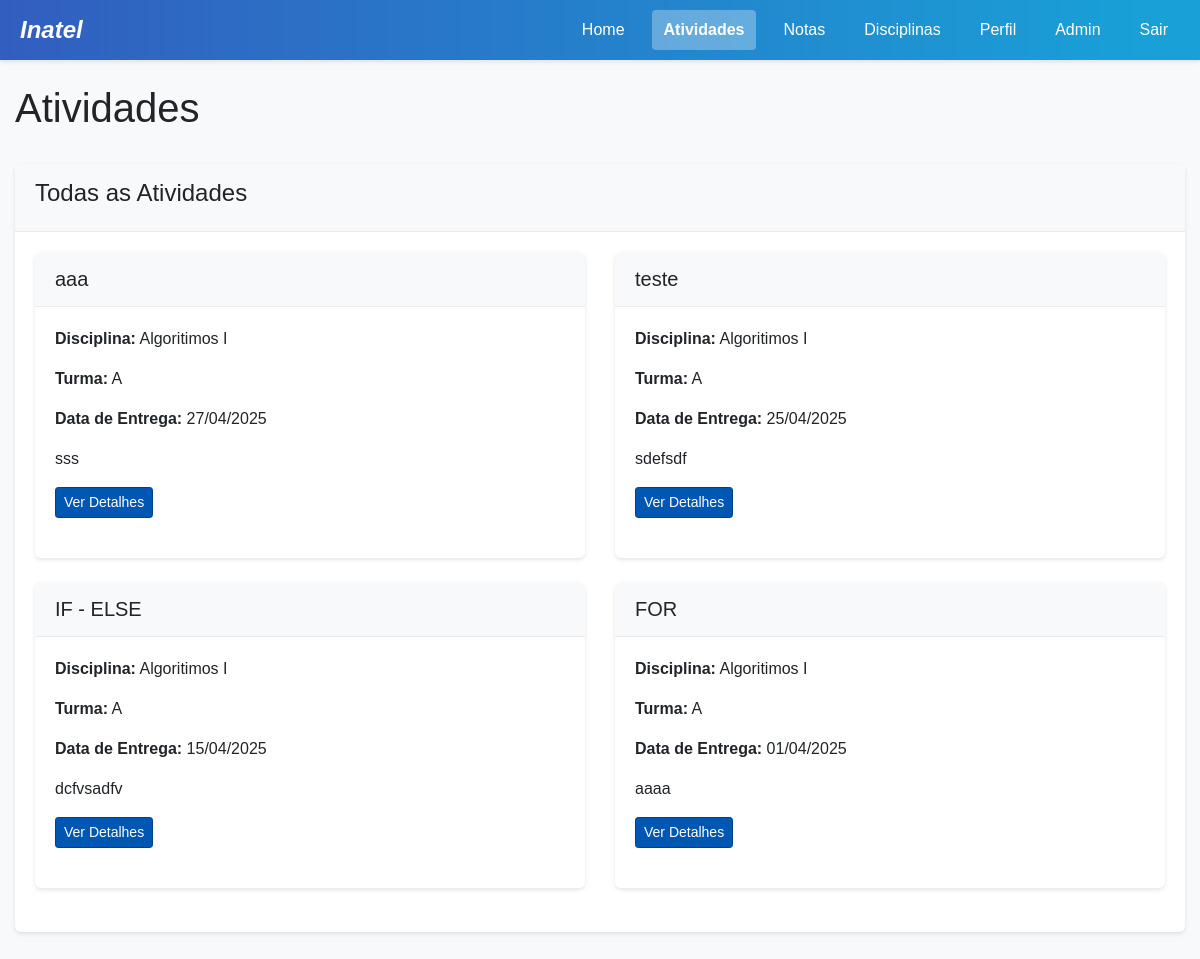
/atividades/ (signed in), run on an earlier commit of the app's database.
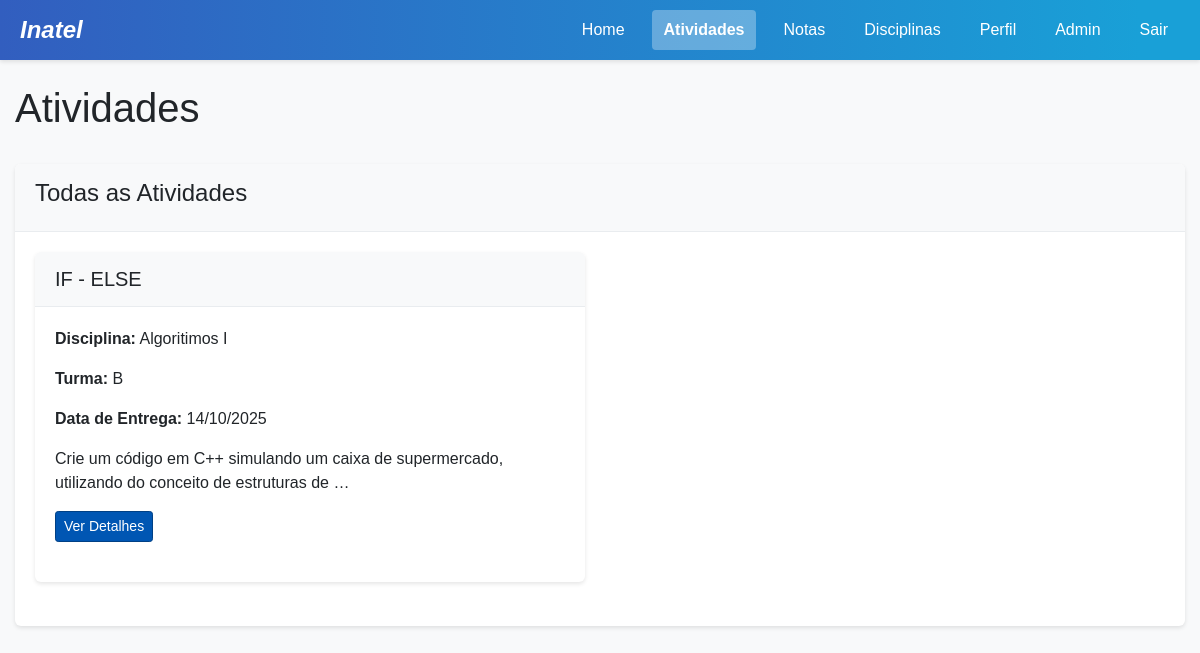
And on a later commit of the database.
### project/models.py (models this page shows, shortened)
class Atividade(models.Model):
    id = models.AutoField(primary_key=True)
    titulo = models.CharField(max_length=100)
    descricao = models.TextField()
    dataEntrega = models.DateField()
    turma = models.ForeignKey(Turma, on_delete=models.CASCADE, related_name='atividades')
    competencias = models.ManyToManyField('Competencia', related_name='atividades', blank=True)

class Turma(models.Model):
    id = models.AutoField(primary_key=True)
    codigo = models.CharField(max_length=20)  # e.g. "A", "B", "C"
    disciplina = models.ForeignKey(Disciplina, on_delete=models.CASCADE, related_name='turmas')
    professor = models.ForeignKey(Professor, on_delete=models.CASCADE, related_name='turmas')
    semestre = models.ForeignKey(Semestre, on_delete=models.CASCADE, related_name='turmas')

class Disciplina(models.Model):
    id = models.AutoField(primary_key=True)
    nome = models.CharField(max_length=100)
    codigo = models.CharField(max_length=20)
    curso = models.ForeignKey(Curso, on_delete=models.CASCADE, related_name='disciplinas')

### project/views.py (the view)
    def wrapper(request, *args, **kwargs):
        if 'user_type' not in request.session or 'user_id' not in request.session:
            messages.error(request, "Você precisa estar logado para acessar esta página.")
            return redirect('login')
        user_type = request.session['user_type']
        user_id = request.session['user_id']
        try:
            if user_type == 'aluno':
                Aluno.objects.get(idAluno=user_id)
            elif user_type == 'professor':
                Professor.objects.get(idProfessor=user_id)
            elif user_type == 'coordenador':
                Coordenador.objects.get(id=user_id)
            elif user_type == 'admin':
                from .models import Admin
                Admin.objects.get(id=user_id)
            else:
                messages.error(request, "Tipo de usuário não reconhecido.")
                request.session.flush()
                return redirect('login')
        except Exception:
            messages.error(request, "Sua sessão expirou ou é inválida. Por favor, faça login novamente.")
            request.session.flush()
            return redirect('login')
        return view_func(request, *args, **kwargs)

### project/context_processors.py (called while the page is built)
def user_data(request):
    context = {
        'user_type': request.session.get('user_type'),
        'user_id': request.session.get('user_id'),
        'username': request.session.get('username'),
    }
    if 'user_type' in request.session:
        notificacoes = obter_notificacoes_usuario(request)
        context['notificacoes_nao_lidas'] = notificacoes.filter(lida=False)
        context['notificacoes_count'] = context['notificacoes_nao_lidas'].count()
    return context

### project/utils.py (called while the page is built)
def obter_notificacoes_usuario(request):
    from .models import Notificacao, Aluno, Professor, Coordenador, Admin
    user_type = request.session.get('user_type')
    user_id = request.session.get('user_id')
    if not user_type or not user_id:
        return Notificacao.objects.none()
    if user_type == 'aluno':
        return Notificacao.objects.filter(aluno_id=user_id)
    elif user_type == 'professor':
        return Notificacao.objects.filter(professor_id=user_id)
    elif user_type == 'coordenador':
        return Notificacao.objects.filter(coordenador_id=user_id)
    elif user_type == 'admin':
        return Notificacao.objects.filter(admin_id=user_id)
    return Notificacao.objects.none()

### project/templates/atividades.html (shortened to what this page needs)
<!DOCTYPE html>
<html lang="pt-br">
<head>
    {% load static %}
    <link rel="stylesheet" href="https://stackpath.bootstrapcdn.com/bootstrap/4.5.2/css/bootstrap.min.css">
    <link rel="stylesheet" href="{% static 'css/main.css' %}">
    <link rel="stylesheet" href="https://cdnjs.cloudflare.com/ajax/libs/font-awesome/5.15.3/css/all.min.css">
</head>
<body>
    <div class="header">
        <p class="logo"><em>Inatel</em></p>
        <div class="links">
            <a href="{% url 'home' %}">Home</a>
            <a href="{% url 'atividades' %}" class="active">Atividades</a>
            <a href="{% url 'notas' %}">Notas</a>
            <a href="{% url 'disciplinas' %}">Disciplinas</a>
            <a href="{% url 'perfil' %}">Perfil</a>
            {% if user_type == 'admin' %}
                <a href="{% url 'admin_dashboard' %}">Admin</a>
            {% endif %}
            <a href="{% url 'logout' %}">Sair</a>
        </div>
    </div>
    <div class="container mt-4">
        <div class="d-flex justify-content-between align-items-center mb-4">
            <h1>Atividades</h1>
        </div>
        <div class="card">
            <div class="card-header">
                <h4>Todas as Atividades</h4>
            </div>
            <div class="card-body">
                {% if atividades %}
                    <div class="row">
                        {% for atividade in atividades %}
                            <div class="col-md-6 mb-4">
                                <div class="card h-100">
                                    <div class="card-header d-flex justify-content-between align-items-center">
                                        <h5 class="mb-0">{{ atividade.titulo }}</h5>
                                    </div>
                                    <div class="card-body">
                                        <p><strong>Disciplina:</strong> {{ atividade.turma.disciplina.nome }}</p>
                                        <p><strong>Turma:</strong> {{ atividade.turma.codigo }}</p>
                                        <p><strong>Data de Entrega:</strong> {{ atividade.dataEntrega|date:"d/m/Y" }}</p>
                                        <p>{{ atividade.descricao|truncatechars:100 }}</p>
                                        <a href="{% url 'atividade_detalhe' atividade.id %}" class="btn btn-primary btn-sm">
                                            Ver Detalhes
                                        </a>
                                    </div>
                                </div>
                            </div>
                        {% endfor %}
                    </div>
                {% else %}
                    <div class="alert alert-info">
                        <p>Nenhuma atividade disponível.</p>
                    </div>
                {% endif %}
            </div>
        </div>
    </div>
</body>
</html>

What changed in the data, as far as the page shows it:
removed Atividade: titulo "aaa", turma.disciplina.nome "Algoritimos I", turma.codigo "A", dataEntrega "27/04/2025", descricao "sss"
removed Atividade: titulo "teste", turma.disciplina.nome "Algoritimos I", turma.codigo "A", dataEntrega "25/04/2025", descricao "sdefsdf"
removed Atividade: titulo "FOR", turma.disciplina.nome "Algoritimos I", turma.codigo "A", dataEntrega "01/04/2025", descricao "aaaa"
changed Atividade "IF - ELSE": turma.codigo "A" → "B"; dataEntrega "15/04/2025" → "14/10/2025"; descricao "dcfvsadfv" → "Crie um código em C++ simulando um caixa de supermercado, utilizando do conceito de estruturas de …"
